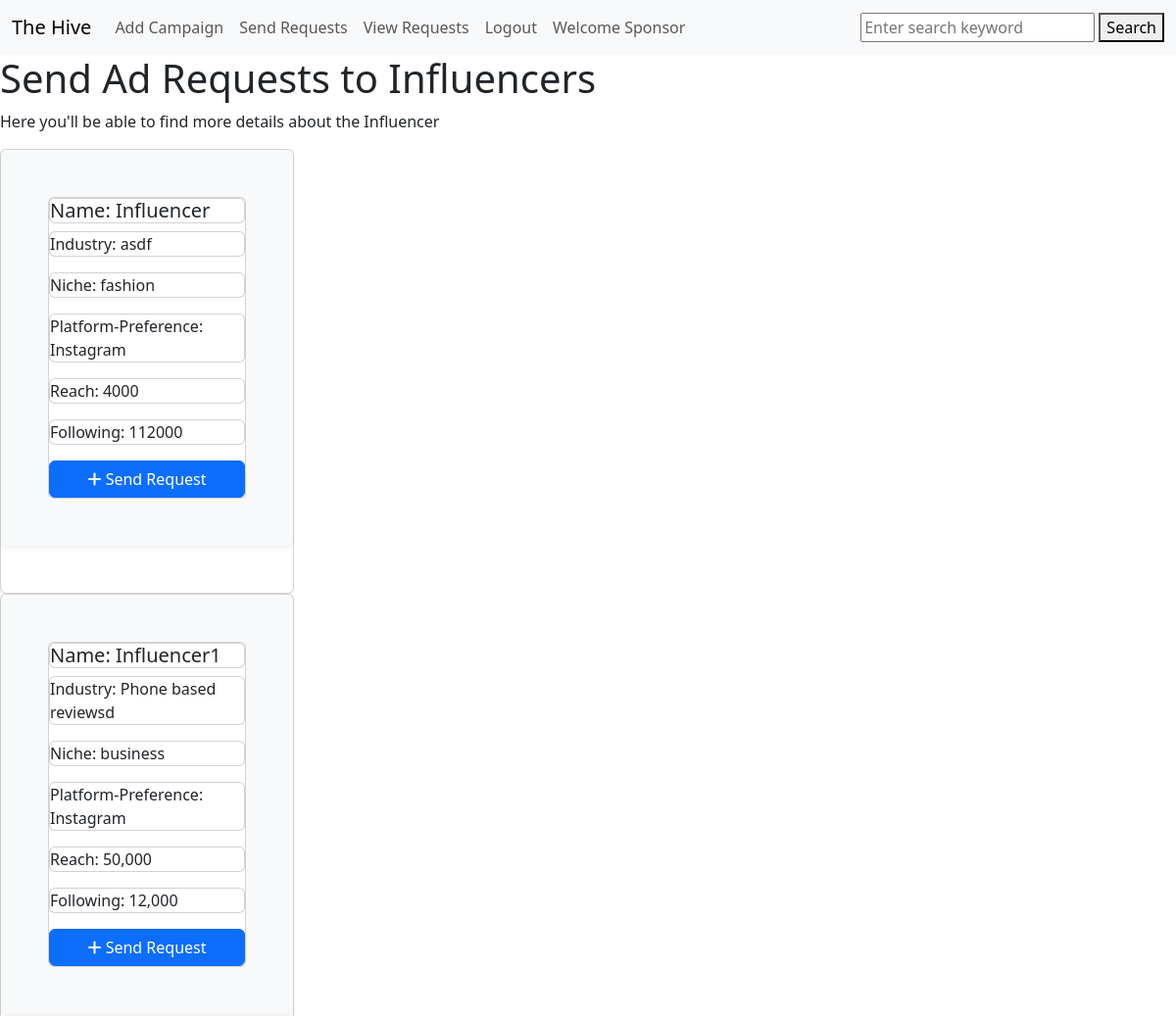
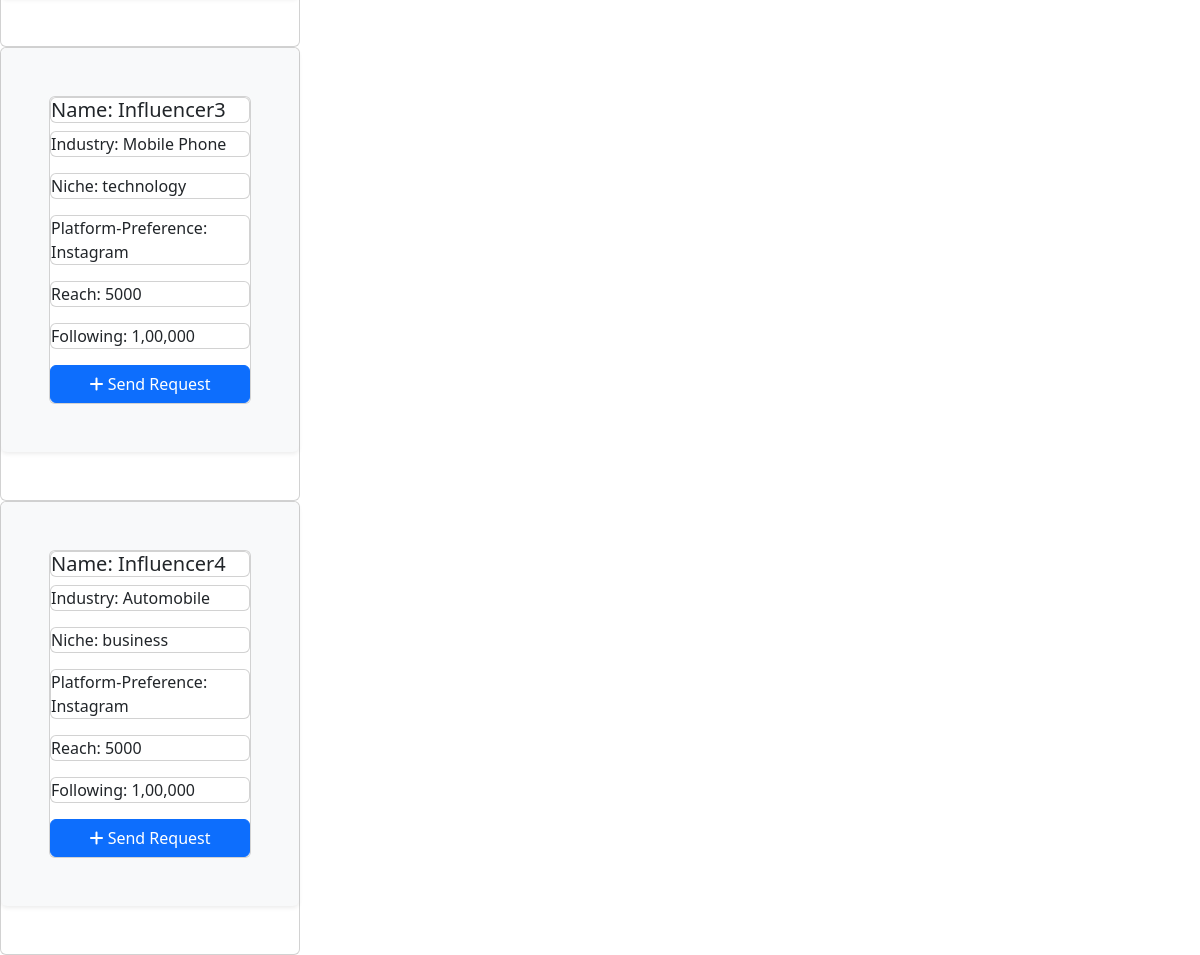
The page /ad_request (signed in) on the database its author committed (2 pictures, top to bottom).
### application/model.py (models this page shows, shortened)
class Influencer(db.Model):
    id = db.Column(db.Integer, primary_key = True, autoincrement = True)
    name = db.Column(db.String(225), db.ForeignKey(User.username))
    user_id = db.Column(db.Integer, db.ForeignKey(User.id))
    industry = db.Column(db.String(80), nullable = False)
    niche = db.Column(db.String(80), nullable = False)
    platform_preference = db.Column(db.String(80), nullable = False)
    reach = db.Column(db.Integer, nullable = False)
    following = db.Column(db.Integer, nullable = False)
    email_id = db.Column(db.String(225), db.ForeignKey(User.email))

### application/routes.py (the view)
@app.route('/ad_request')  #View Influencers from Sponsor
def ad_request():
    user = session['username']
    get_user = User.query.filter_by(username = user).first()
    userid = get_user.id
    getspons_id = Sponsor.query.filter_by(user_id = userid).first()
    spons_id = getspons_id
    inf = Influencer.query.all()
    return render_template('ad_request.html', influencer = inf)

### templates/ad_request.html (shortened to what this page needs)
{% extends 'base_with_navbar.html' %}
{% block content %}
<h1>Send Ad Requests to Influencers</h1>
<p>Here you'll be able to find more details about the Influencer</p>
{% for inf in influencer %}
    <div class="card col-3">
        <div class="shadow-sm p-5 mb-5 bg-body-tertiary rounded">
            <div class="card body">
                <h5 class="card name">Name: {{inf.name}}</h5>
                <p class ="card industry">Industry: {{inf.industry}}</p>
                <p class = 'card niche'>Niche: {{inf.niche}}</p>
                <p class = 'card platform_preference'>Platform-Preference: {{inf.platform_preference}}</p>
                <p class = 'card reach'>Reach: {{inf.reach}}</p>
                <p class = 'card following'>Following: {{inf.following}}</p>
                <a href="/send_request_inf/{{ inf.id }}" id = inf.id}} class="btn btn-primary">
                    <i class="fas fa-plus"></i>
                    Send Request
                </a>
            </div>
        </div>
    </div>
{% endfor %}
{% endblock content %}

### rows shown on the page
Influencer: name "Influencer", industry "asdf", niche "fashion", platform_preference "Instagram", reach "4000", following "112000"
Influencer: name "Influencer1", industry "Phone based reviewsd", niche "business", platform_preference "Instagram", reach "50,000", following "12,000"
Influencer: name "Influencer3", industry "Mobile Phone", niche "technology", platform_preference "Instagram", reach "5000", following "1,00,000"
Influencer: name "Influencer4", industry "Automobile", niche "business", platform_preference "Instagram", reach "5000", following "1,00,000"

### other values the page prints
{{ session['username'] }} "Sponsor"
